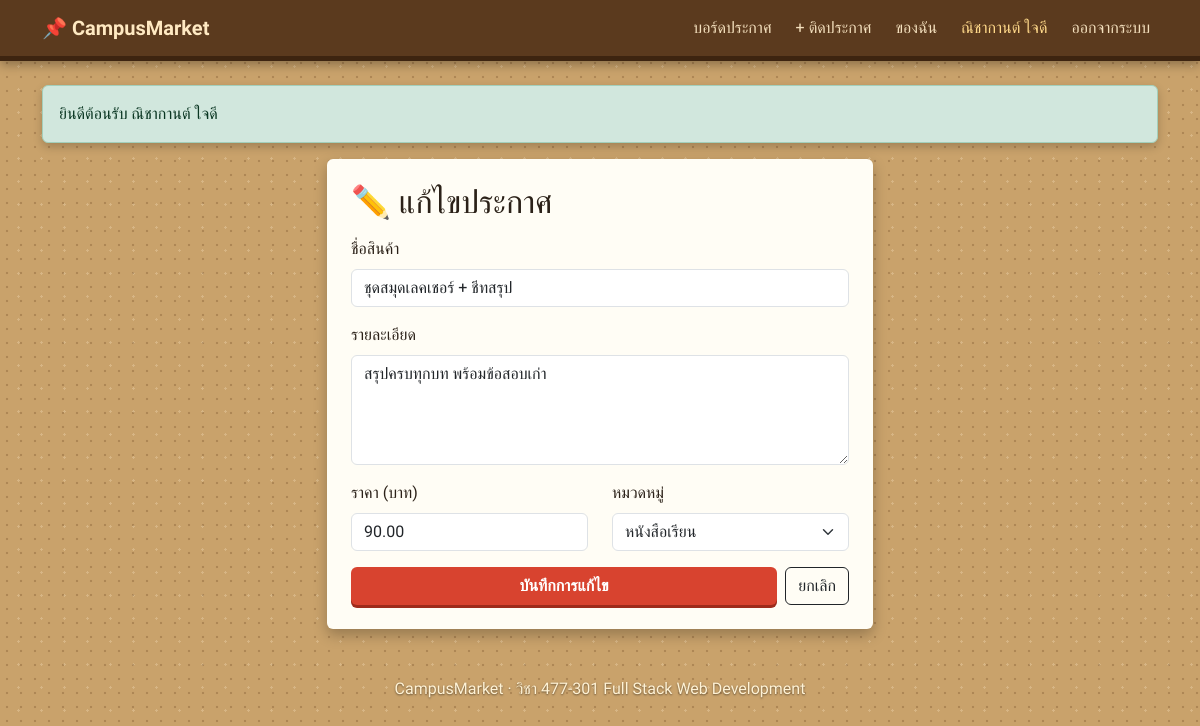
The app's page /listing_edit.php?id=4 (signed in) with its own data.
### tables this page shows
CREATE TABLE listings (
  id           INT AUTO_INCREMENT PRIMARY KEY,
  user_id      INT NOT NULL,                               
  title        VARCHAR(150) NOT NULL,                      
  description  TEXT NOT NULL,                              
  price        DECIMAL(10,2) NOT NULL,                     
  category     VARCHAR(50) NOT NULL,                       
  status       ENUM('selling','sold') NOT NULL DEFAULT 'selling',   
  created_at   TIMESTAMP DEFAULT CURRENT_TIMESTAMP,
  FOREIGN KEY (user_id) REFERENCES users(id) ON DELETE CASCADE
);

### config.php (called while the page is built, shortened)
<?php
$categories = ['หนังสือเรียน', 'เครื่องคิดเลข', 'ของใช้ในหอ', 'เครื่องใช้ไฟฟ้า', 'อื่นๆ'];
function e($text) {
    return htmlspecialchars($text, ENT_QUOTES, 'UTF-8');
}

### listing_edit.php (the view, shortened to what this page needs)
<?php
require 'config.php';
$id = (int)($_GET['id'] ?? $_POST['id'] ?? 0);
$stmt = $pdo->prepare("SELECT * FROM listings WHERE id = ?");
$stmt->execute([$id]);
$l = $stmt->fetch(PDO::FETCH_ASSOC);
include 'header.php';
?>
<div class="row justify-content-center">
  <div class="col-md-8 col-lg-6">
    <div class="paper-card">
      <h2 class="mb-3">✏️ แก้ไขประกาศ</h2>
      <form method="post">
        <label class="form-label">ชื่อสินค้า</label>
        <input class="form-control mb-3" name="title" value="<?= e($l['title']) ?>" required>
        <label class="form-label">รายละเอียด</label>
        <textarea class="form-control mb-3" name="description" rows="4" required><?= e($l['description']) ?></textarea>
        <div class="row">
          <div class="col-6">
            <label class="form-label">ราคา (บาท)</label>
            <input type="number" min="0" class="form-control mb-3" name="price" value="<?= e($l['price']) ?>" required>
          </div>
          <div class="col-6">
            <label class="form-label">หมวดหมู่</label>
            <select class="form-select mb-3" name="category">
              <?php foreach ($categories as $c): ?>
                <option <?= $l['category'] === $c ? 'selected' : '' ?>><?= e($c) ?></option>
              <?php endforeach; ?>
            </select>
          </div>
        </div>
        <div class="d-flex gap-2">
          <button class="btn btn-pin flex-grow-1">บันทึกการแก้ไข</button>
          <a class="btn btn-outline-dark" href="listing_view.php?id=<?= $l['id'] ?>">ยกเลิก</a>
        </div>
      </form>
    </div>
  </div>
</div>
<?php include 'footer.php'; ?>

### style.css (style rules this page uses)
:root { --cork: #c9a26b; --cork-dark: #a67c47; --wood: #5b3a1e; --pin: #d8432f; --ink: #2b2118; }
body { font-family: 'Sarabun', sans-serif; color: var(--ink); background-color: var(--cork); background-image: radial-gradient(rgba(90,55,20,.25) 1.2px, transparent 1.6px), radial-gradient(rgba(255,240,210,.25) 1px, transparent 1.4px); background-size: 14px 14px, 23px 23px; background-position: 0 0, 7px 9px; min-height: 100vh; }
h1, h2, h3, h5, .brand { font-family: 'Mali', cursive; }
.btn-pin { background: var(--pin); color: #fff; border: none; font-weight: 600; box-shadow: 0 3px 0 #9e2b1b; }
.paper-card { background: #fffdf5; border-radius: 6px; padding: 24px; box-shadow: 0 6px 14px rgba(0,0,0,.25); position: relative; }

### records on screen
listings: title "ชุดสมุดเลคเชอร์ + ชีทสรุป", description "สรุปครบทุกบท พร้อมข้อสอบเก่า", price "90.00"

### other values on screen
$_SESSION['user']['name'] "ณิชากานต์ ใจดี"
$f['msg'] "ยินดีต้อนรับ ณิชากานต์ ใจดี"
form field category "หนังสือเรียน"
